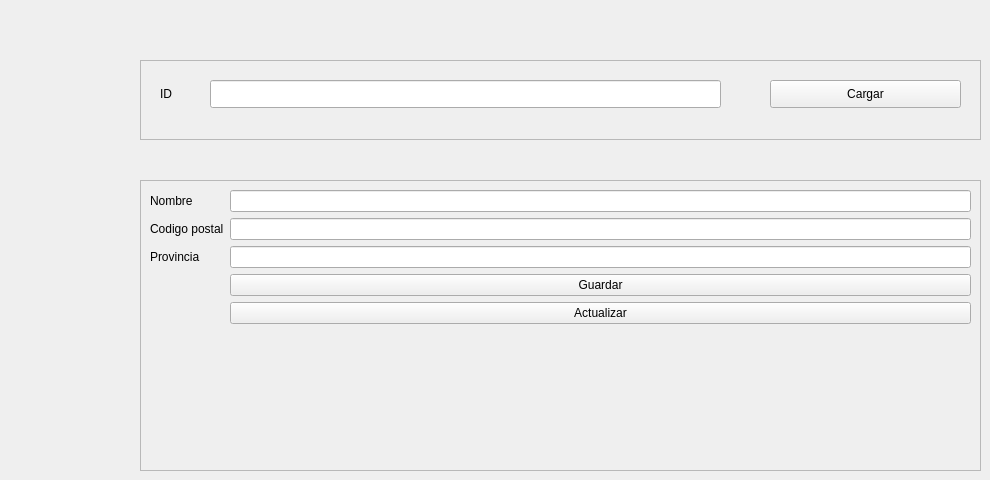
      <widget class="QWidget" name="tab_agregar_modificar_localidad">
       <attribute name="title">
        <string>Agregar/Modificar localidad</string>
       </attribute>
       <widget class="QFrame" name="frame_13">
        <property name="geometry">
         <rect>
          <x>140</x>
          <y>180</y>
          <width>841</width>
          <height>291</height>
         </rect>
        </property>
        <property name="frameShape">
         <enum>QFrame::StyledPanel</enum>
        </property>
        <property name="frameShadow">
         <enum>QFrame::Raised</enum>
        </property>
        <layout class="QFormLayout" name="formLayout_9">
         <item row="3" column="0">
          <widget class="QLabel" name="label_nombreLocalidad">
           <property name="text">
            <string>Nombre</string>
           </property>
          </widget>
         </item>
         <item row="3" column="1">
          <widget class="QLineEdit" name="lineEdit_nombreLocalidad"/>
         </item>
         <item row="7" column="0">
          <widget class="QLabel" name="label_codigo_postal_Localidad">
           <property name="text">
            <string>Codigo postal</string>
           </property>
          </widget>
         </item>
         <item row="7" column="1">
          <widget class="QLineEdit" name="lineEdit_codigo_postal_Localidad"/>
         </item>
         <item row="12" column="0">
          <widget class="QLabel" name="label_provinciaLocalidad">
           <property name="text">
            <string>Provincia</string>
           </property>
          </widget>
         </item>
         <item row="12" column="1">
          <widget class="QLineEdit" name="lineEdit_provinciaLocalidad"/>
         </item>
         <item row="22" column="1">
          <widget class="QPushButton" name="pushButton_guardarLocalidad">
           <property name="text">
            <string>Guardar</string>
           </property>
          </widget>
         </item>
         <item row="23" column="1">
          <widget class="QPushButton" name="pushButton_actualizarLocalidad">
           <property name="text">
            <string>Actualizar</string>
           </property>
          </widget>
         </item>
        </layout>
       </widget>
       <widget class="QFrame" name="frame_14">
        <property name="geometry">
         <rect>
          <x>140</x>
          <y>60</y>
          <width>841</width>
          <height>80</height>
         </rect>
        </property>
        <property name="frameShape">
         <enum>QFrame::StyledPanel</enum>
        </property>
        <property name="frameShadow">
         <enum>QFrame::Raised</enum>
        </property>
        <widget class="QLabel" name="label_buscar_categoria_por_id_2">
         <property name="geometry">
          <rect>
           <x>20</x>
           <y>20</y>
           <width>64</width>
           <height>28</height>
          </rect>
         </property>
         <property name="text">
          <string>ID</string>
         </property>
        </widget>
        <widget class="QLineEdit" name="lineEdit_buscar_localidad_por_id">
         <property name="geometry">
          <rect>
           <x>70</x>
           <y>20</y>
           <width>511</width>
           <height>28</height>
          </rect>
         </property>
        </widget>
        <widget class="QPushButton" name="pushButton_cargar_localidad_desde_id">
         <property name="geometry">
          <rect>
           <x>630</x>
           <y>20</y>
           <width>191</width>
           <height>28</height>
          </rect>
         </property>
         <property name="text">
          <string>Cargar</string>
         </property>
        </widget>
       </widget>
      </widget>
